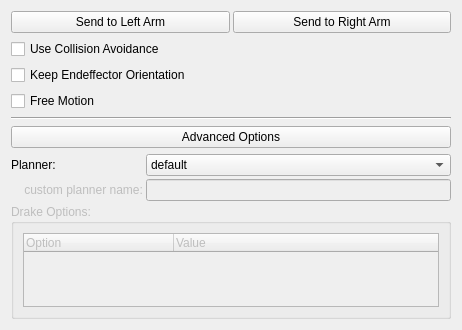
<?xml version="1.0" encoding="UTF-8"?>
<ui version="4.0">
 <class>CartesianMotionWidgetUI</class>
 <widget class="QWidget" name="CartesianMotionWidgetUI">
  <property name="geometry">
   <rect>
    <x>0</x>
    <y>0</y>
    <width>462</width>
    <height>330</height>
   </rect>
  </property>
  <property name="windowTitle">
   <string>Cartesian Motion</string>
  </property>
  <property name="styleSheet">
   <string notr="true">font: 8pt &quot;MS Shell Dlg 2&quot;</string>
  </property>
  <layout class="QVBoxLayout" name="layout_MainLayout">
   <item>
    <layout class="QHBoxLayout" name="horizontalLayout">
     <property name="spacing">
      <number>3</number>
     </property>
     <item>
      <widget class="QPushButton" name="pushButton_SendToLeftArm">
       <property name="text">
        <string>Send to Left Arm</string>
       </property>
      </widget>
     </item>
     <item>
      <widget class="QPushButton" name="pushButton_SendToRightArm">
       <property name="text">
        <string>Send to Right Arm</string>
       </property>
      </widget>
     </item>
    </layout>
   </item>
   <item>
    <widget class="QCheckBox" name="checkBox_CollisionAvoidance">
     <property name="text">
      <string>Use Collision Avoidance</string>
     </property>
    </widget>
   </item>
   <item>
    <widget class="QCheckBox" name="checkBox_KeepEndeffectorOrientation">
     <property name="text">
      <string>Keep Endeffector Orientation</string>
     </property>
    </widget>
   </item>
   <item>
    <widget class="QCheckBox" name="checkBox_FreeMotion">
     <property name="text">
      <string>Free Motion</string>
     </property>
    </widget>
   </item>
   <item>
    <widget class="Line" name="line">
     <property name="orientation">
      <enum>Qt::Horizontal</enum>
     </property>
    </widget>
   </item>
   <item>
    <widget class="QPushButton" name="pushButton_AdvancedOptions">
     <property name="text">
      <string>Advanced Options</string>
     </property>
     <property name="checkable">
      <bool>true</bool>
     </property>
    </widget>
   </item>
   <item>
    <widget class="QFrame" name="frame_AdvancedOptions">
     <property name="frameShape">
      <enum>QFrame::NoFrame</enum>
     </property>
     <property name="frameShadow">
      <enum>QFrame::Raised</enum>
     </property>
     <layout class="QGridLayout" name="gridLayout">
      <property name="leftMargin">
       <number>0</number>
      </property>
      <property name="topMargin">
       <number>0</number>
      </property>
      <property name="rightMargin">
       <number>0</number>
      </property>
      <property name="bottomMargin">
       <number>0</number>
      </property>
      <property name="spacing">
       <number>3</number>
      </property>
      <item row="0" column="1">
       <widget class="QComboBox" name="comboBox_Planner">
        <property name="editable">
         <bool>false</bool>
        </property>
        <item>
         <property name="text">
          <string>default</string>
         </property>
        </item>
        <item>
         <property name="text">
          <string>drake</string>
         </property>
        </item>
        <item>
         <property name="text">
          <string>custom</string>
         </property>
        </item>
       </widget>
      </item>
      <item row="0" column="0">
       <widget class="QLabel" name="label_Planner">
        <property name="text">
         <string>Planner:</string>
        </property>
       </widget>
      </item>
      <item row="1" column="0">
       <widget class="QLabel" name="label_CustomPlanner">
        <property name="enabled">
         <bool>false</bool>
        </property>
        <property name="text">
         <string>    custom planner name:</string>
        </property>
       </widget>
      </item>
      <item row="1" column="1">
       <widget class="QLineEdit" name="lineEdit_CustomPlanner">
        <property name="enabled">
         <bool>false</bool>
        </property>
       </widget>
      </item>
      <item row="2" column="0" colspan="2">
       <widget class="QGroupBox" name="groupBox_DrakeOptions">
        <property name="enabled">
         <bool>false</bool>
        </property>
        <property name="title">
         <string>Drake Options:</string>
        </property>
        <layout class="QGridLayout" name="gridLayout_2">
         <item row="0" column="0">
          <widget class="QTreeWidget" name="treeWidget_DrakeOptions">
           <property name="minimumSize">
            <size>
             <width>340</width>
             <height>0</height>
            </size>
           </property>
           <property name="alternatingRowColors">
            <bool>true</bool>
           </property>
           <property name="indentation">
            <number>20</number>
           </property>
           <property name="sortingEnabled">
            <bool>false</bool>
           </property>
           <property name="headerHidden">
            <bool>false</bool>
           </property>
           <attribute name="headerDefaultSectionSize">
            <number>150</number>
           </attribute>
           <attribute name="headerMinimumSectionSize">
            <number>150</number>
           </attribute>
           <column>
            <property name="text">
             <string>Option</string>
            </property>
           </column>
           <column>
            <property name="text">
             <string>Value</string>
            </property>
           </column>
          </widget>
         </item>
        </layout>
       </widget>
      </item>
     </layout>
    </widget>
   </item>
   <item>
    <spacer name="verticalSpacer">
     <property name="orientation">
      <enum>Qt::Vertical</enum>
     </property>
     <property name="sizeHint" stdset="0">
      <size>
       <width>20</width>
       <height>0</height>
      </size>
     </property>
    </spacer>
   </item>
  </layout>
 </widget>
 <resources/>
 <connections>
  <connection>
   <sender>comboBox_Planner</sender>
   <signal>currentIndexChanged(int)</signal>
   <receiver>CartesianMotionWidgetUI</receiver>
   <slot>plannerSelected(int)</slot>
   <hints>
    <hint type="sourcelabel">
     <x>209</x>
     <y>147</y>
    </hint>
    <hint type="destinationlabel">
     <x>326</x>
     <y>178</y>
    </hint>
   </hints>
  </connection>
  <connection>
   <sender>pushButton_AdvancedOptions</sender>
   <signal>toggled(bool)</signal>
   <receiver>CartesianMotionWidgetUI</receiver>
   <slot>showAdvancedOptions(bool)</slot>
   <hints>
    <hint type="sourcelabel">
     <x>246</x>
     <y>114</y>
    </hint>
    <hint type="destinationlabel">
     <x>330</x>
     <y>127</y>
    </hint>
   </hints>
  </connection>
  <connection>
   <sender>pushButton_SendToRightArm</sender>
   <signal>clicked()</signal>
   <receiver>CartesianMotionWidgetUI</receiver>
   <slot>startPlanning()</slot>
   <hints>
    <hint type="sourcelabel">
     <x>385</x>
     <y>18</y>
    </hint>
    <hint type="destinationlabel">
     <x>458</x>
     <y>54</y>
    </hint>
   </hints>
  </connection>
  <connection>
   <sender>pushButton_SendToLeftArm</sender>
   <signal>clicked()</signal>
   <receiver>CartesianMotionWidgetUI</receiver>
   <slot>startPlanning()</slot>
   <hints>
    <hint type="sourcelabel">
     <x>89</x>
     <y>16</y>
    </hint>
    <hint type="destinationlabel">
     <x>1</x>
     <y>54</y>
    </hint>
   </hints>
  </connection>
 </connections>
 <slots>
  <signal>sendMotionToRightArm()</signal>
  <signal>sendMotionToLeftArm()</signal>
  <slot>showAdvancedOptions(bool)</slot>
  <slot>plannerSelected(int)</slot>
  <slot>startPlanning()</slot>
 </slots>
</ui>
